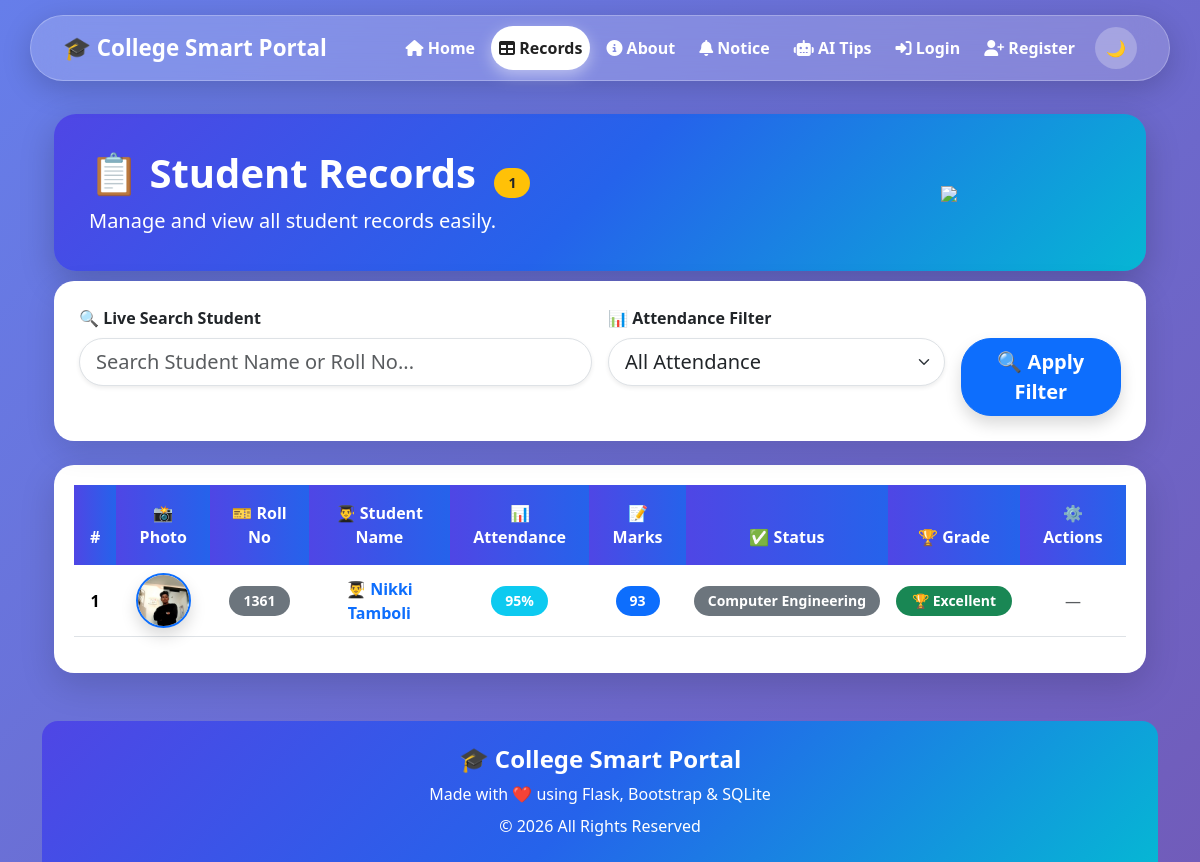
The page /record on the database its author committed.
### tables this page shows
CREATE TABLE students (
            id INTEGER PRIMARY KEY AUTOINCREMENT,
            name TEXT NOT NULL,
            roll TEXT UNIQUE NOT NULL,
            attendance INTEGER NOT NULL,
            marks INTEGER NOT NULL,
            branch TEXT NOT NULL,
            photo TEXT
            
        
        );

### app.py (the view)
@app.route("/record")
def records():
    search = request.args.get("search", "")
    attendance = request.args.get("attendance", "")
    conn = get_db()
    attendances = conn.execute("""
        SELECT DISTINCT attendance
        FROM students
        ORDER BY attendance
    """).fetchall()
    query = "SELECT * FROM students WHERE 1=1"
    params = []
    if search:
        query += " AND name LIKE ?"
        params.append("%" + search + "%")
    if attendance:
        query += " AND attendance = ?"
        params.append(attendance)
    students = conn.execute(query, params).fetchall()
    conn.close()
    return render_template( "record1.html",students=students, attendances=attendances,selected_attendance=attendance )

### app.py (called while the page is built)
def get_db():
    conn = sqlite3.connect("myproject.db")
    conn.row_factory = sqlite3.Row
    return conn

### templates/record1.html (shortened to what this page needs)
{% extends 'base.html' %}
{% block content %}
<div class="container mt-4">
<div class="record-header">
<div class="row align-items-center">
<div class="col-lg-8">
<h1 class="fw-bold">
📋 Student Records
<span class="badge bg-warning text-dark ms-2">
{{ students|length }}
</span>
</h1>
<p class="fs-5 mb-0">
Manage and view all student records easily.
</p>
</div>
<div class="col-lg-4 text-center">
<img src="https://cdn-icons-png.flaticon.com/512/3135/3135755.png"
class="img-fluid">
</div>
</div>
</div>
<div class="filter-card">
<form method="GET" action="{{ url_for('records') }}">
<div class="row g-3">
<div class="col-lg-6">
<label class="form-label fw-bold">
🔍 Live Search Student
</label>
<input
type="text"
id="searchInput"
class="form-control form-control-lg rounded-pill shadow-sm"
placeholder="Search Student Name or Roll No...">
</div>
<div class="col-lg-4">
<label class="form-label fw-bold">
📊 Attendance Filter
</label>
<select
name="attendance"
class="form-select form-select-lg rounded-pill shadow-sm">
<option value="">All Attendance</option>
</select>
</div>
<div class="col-lg-2 d-grid">
<label class="form-label text-white">
</label>
<button
type="submit"
class="btn btn-primary btn-lg shadow">
🔍 Apply Filter
</button>
</div>
</div>
</form>
</div>
<div class="table-card mt-4">
{% if students %}
<div class="table-responsive">
<table class="table table-hover align-middle text-center"
id="studentTable">
<thead>
<tr>
<th>#</th>
<th> 📸 Photo</th>
<th>🎫 Roll No</th>
<th>👨‍🎓 Student Name</th>
<th>📊 Attendance</th>
<th>📝 Marks</th>
<th>✅ Status</th>
<th>🏆 Grade</th>
<th>⚙️ Actions</th>
</tr>
</thead>
<tbody>
{% for student in students %}
<tr>
<td class="fw-bold">
{{ loop.index }}
</td>
<td>
    {% if student.photo %}
        <img src="{{ url_for('static', filename='uploads/' + student.photo) }}"
             width="55"
             height="55"
             class="rounded-circle border border-2 border-primary shadow"
             style="object-fit:cover;">
    {% else %}
        <img src="{{ url_for('static', filename='default.png') }}"
             width="55"
             height="55"
             class="rounded-circle border">
    {% endif %}
</td>
<td>
    <span class="badge bg-secondary">
        {{ student.roll }}
    </span>
</td>
<td>
<a href="{{ url_for('student_detail', id=student.id) }}"
class="fw-bold text-decoration-none text-primary">
👨‍🎓 {{ student.name }}
</a>
</td>
<td>
<span class="badge bg-info">
{{ student.attendance }}%
</span>
</td>
<td>
<span class="badge bg-primary">
{{ student.marks }}
</span>
</td>
<td>
   <span class="badge bg-secondary">
        {{ student.branch }}
    </span>
</td>
<td>
{% if student.marks >= 90 %}
<span class="badge bg-success px-3 py-2">
🏆 Excellent
</span>
{% elif student.marks >= 75 %}
<span class="badge bg-primary px-3 py-2">
⭐ Good
</span>
{% elif student.marks >= 60 %}
<span class="badge bg-warning text-dark px-3 py-2">
👍 Average
</span>
{% else %}
<span class="badge bg-danger px-3 py-2">
📘 Poor
</span>
{% endif %}
</td>
<td>
{% if session.get("role")=="admin" %}
<a href="{{ url_for('edit_student', id=student.id) }}"
class="btn btn-warning btn-sm rounded-pill px-3 me-1">
✏️ Edit
</a>
<form action="{{ url_for('delete_student', id=student.id) }}"
method="POST"
style="display:inline;">
<button
class="btn btn-danger btn-sm rounded-pill px-3"
onclick="return confirm('Delete this student?')">
🗑️ Delete.
</button>
</form>
{% else %}
<span class="text-muted">—</span>
{% endif %}
</td>
</tr>
{% endfor %}
</tbody>
</table>
</div>
{% endif %}
</div>
</div>
{% endblock %}

### templates/base.html (style rules this page uses)
tbody tr { transition:0.3s; }
.badge { padding:8px 12px; }
.btn { transition:0.3s; }
.btn { border: radius 15px; font-weight:bold; }
body { background:linear-gradient(135deg,#667eea,#764ba2,#6dd5ed); background-size:300% 300%; animation:bgMove 12s ease infinite; }

### templates/record1.html (style rules this page uses)
.record-header { background:linear-gradient(135deg,#4f46e5,#2563eb,#06b6d4); border-radius:22px; padding:35px; color:white; box-shadow:0 12px 35px rgba(0,0,0,.20); margin-bottom:30px; }
.record-header img { width:140px; }
.filter-card { background:#fff; padding:25px; border-radius:20px; box-shadow:0 10px 30px rgba(0,0,0,.12); margin-top:-20px; position:relative; z-index:5; }
.table-card { background:#fff; padding:20px; border-radius:20px; box-shadow:0 12px 35px rgba(0,0,0,.15); }
.table thead th { background:linear-gradient(90deg,#4f46e5,#2563eb); color:white; border:none; padding:16px; font-weight:600; text-align:center; }
.table tbody tr { transition:.3s; }
.badge { padding:8px 14px; border-radius:30px; font-size:14px; }
.btn { border-radius:30px; }

### rows shown on the page
students: photo (picture), roll "1361", name "Nikki Tamboli", attendance "95", marks "93", branch "Computer Engineering", shows "🏆 Excellent"

### other values the page prints
{{ students|length }} "1"
